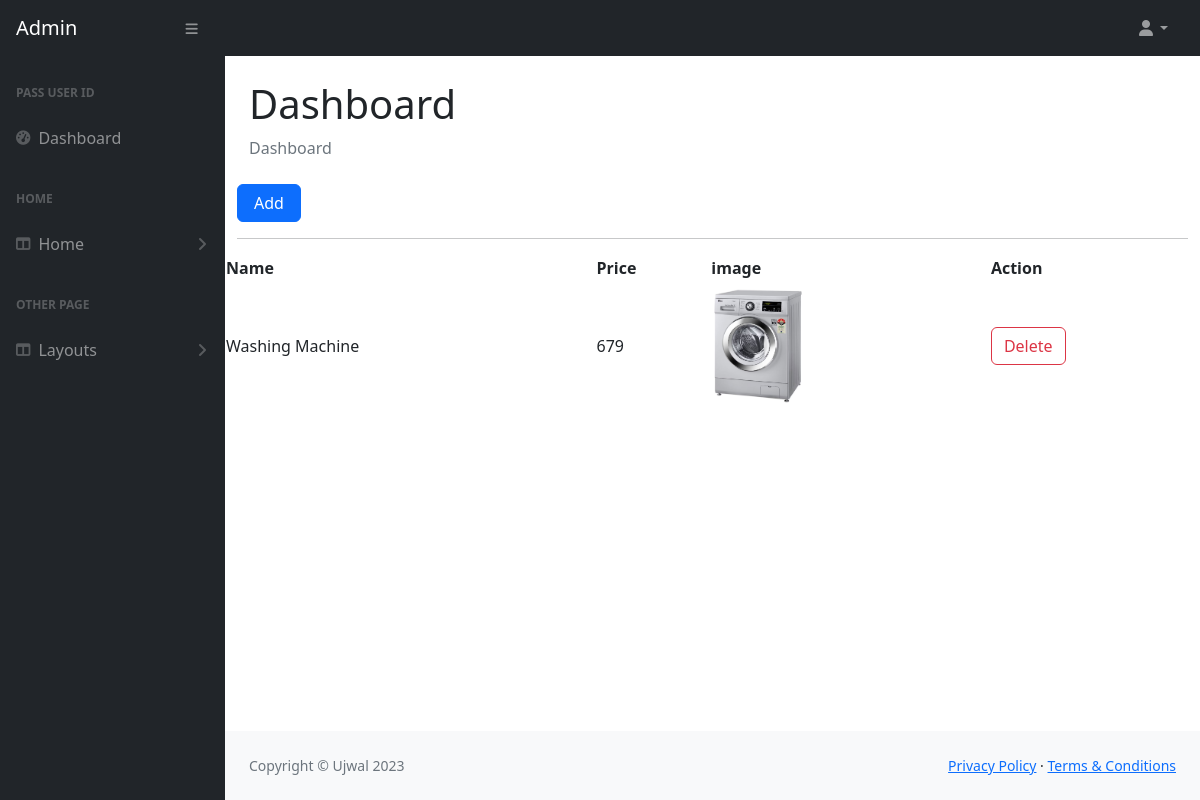
The page /admin/admin/product.php (signed in) on the database its author committed.
### tables this page shows
CREATE TABLE `product` (
  `product_id` int(11) NOT NULL,
  `image` longblob NOT NULL,
  `name` varchar(100) NOT NULL,
  `price` float NOT NULL,
  `created_at` timestamp NOT NULL DEFAULT current_timestamp(),
  `updated_at` timestamp NOT NULL DEFAULT current_timestamp() ON UPDATE current_timestamp()
);

### admin/admin/product.php (the view, shortened to what this page needs)
<?php
include 'header.php';
?>
<div class="container">
	<div class="row">
		<div class="col-sm-12">
			<button class=" btn btn-primary px-3" onclick="openForm()">Add</button>
			<hr>
		</div>
	</div>
</div>
<?php
include 'config.php';
$sql = "SELECT * FROM product";
$result = mysqli_query($conn, $sql);
echo '<table>';
if (mysqli_num_rows($result) > 0) {
	echo '<table class="p-2">';
	echo '<tr><th>Name</th>
		<th>Price</th>
		<th>image</th>
		<th>Action</th>
		</tr>';
	while ($row = mysqli_fetch_assoc($result)) {
		echo '<tr class="p-2">';
		echo '<td>' . $row['name'] . '</td>';
		echo '<td>' . $row['price'] . '</td>';
		echo '<td><img src="' . $row['image'] . '"  width="100"></td>';
		echo '<td>
			<a href="product_delete.php?id=' . $row['product_id'] . '" class="text-decoration-none btn  btn-outline-danger">Delete</a>
			</td>
			</tr>';
	}
	echo '</table>';
} else {
	echo 'No data found';
}
?>
<?php
include 'footer.php';
?>

### rows shown on the page
product: name "Washing Machine", price "679", image (picture)
